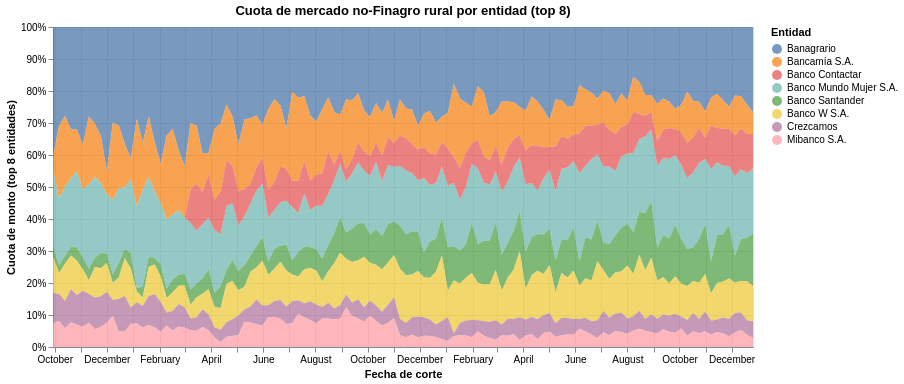

Notebook source saved alongside this figure:
### Code cell
weekly_total = (ent.groupby("fecha_corte")["montos_desembolsados"].sum()
                   .rename("monto_total_semana").reset_index())

share_ts = (
    ent[ent["nombre_entidad"].isin(top_ents)]
        .groupby(["fecha_corte", "nombre_entidad"], as_index=False)["montos_desembolsados"].sum()
        .merge(weekly_total, on="fecha_corte")
)
share_ts["share"] = share_ts["montos_desembolsados"] / share_ts["monto_total_semana"]

share_chart = (
    alt.Chart(share_ts)
    .mark_area(opacity=0.75)
    .encode(
        x=alt.X("fecha_corte:T", title="Fecha de corte"),
        y=alt.Y("share:Q", stack="normalize",
                title="Cuota de monto (top 8 entidades)",
                axis=alt.Axis(format=".0%")),
        color=alt.Color("nombre_entidad:N", title="Entidad"),
        tooltip=["fecha_corte:T", "nombre_entidad:N",
                 alt.Tooltip("share:Q", format=".1%"),
                 alt.Tooltip("montos_desembolsados:Q", format=",.0f")],
    )
    .properties(width=700, height=320,
                title="Cuota de mercado no-Finagro rural por entidad (top 8)")
)
share_chart

### Figure 1 — Vega-Lite specification as saved in the notebook (floating-point values rounded to 4 significant figures; data arrays with more than 128 entries replaced by an {"elided": "..."} marker saying what was removed)
{"config": {"view": {"continuousWidth": 300, "continuousHeight": 300}}, "data": {"name": "data-4b7a87c0bf2cae668680abc3e581c032"}, "mark": {"type": "area", "opacity": 0.75}, "encoding": {"color": {"field": "nombre_entidad", "title": "Entidad", "type": "nominal"}, "tooltip": [{"field": "fecha_corte", "type": "temporal"}, {"field": "nombre_entidad", "type": "nominal"}, {"field": "share", "format": ".1%", "type": "quantitative"}, {"field": "montos_desembolsados", "format": ",.0f", "type": "quantitative"}], "x": {"field": "fecha_corte", "title": "Fecha de corte", "type": "temporal"}, "y": {"axis": {"format": ".0%"}, "field": "share", "stack": "normalize", "title": "Cuota de monto (top 8 entidades)", "type": "quantitative"}}, "height": 320, "title": "Cuota de mercado no-Finagro rural por entidad (top 8)", "width": 700, "$schema": "https://vega.github.io/schema/vega-lite/v5.20.1.json", "datasets": {"data-4b7a87c0bf2cae668680abc3e581c032": {"elided": "921 records"}}}
